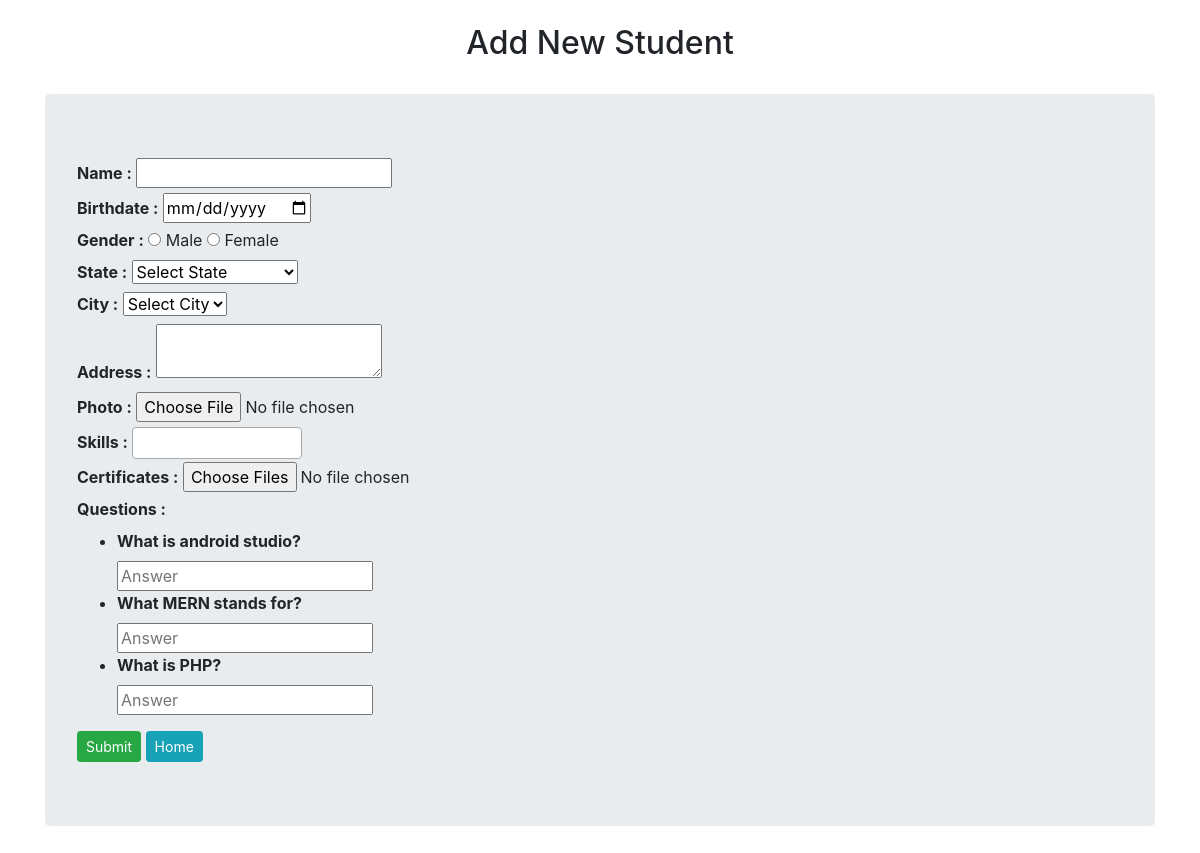
Before: /create_form.php with the older database file.
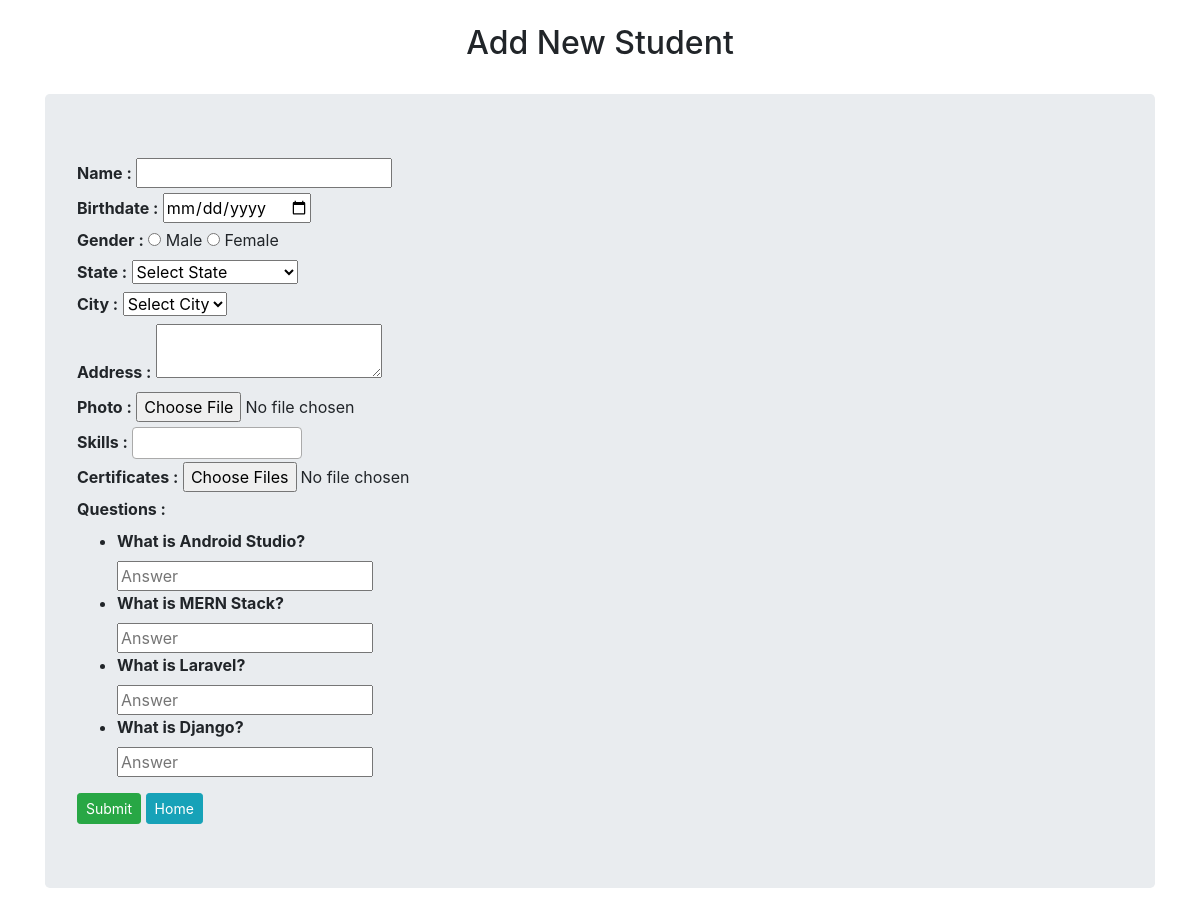
After: the same page with the newer database file.
### tables this page shows
CREATE TABLE `questionset` (
  `question_id` int(11) NOT NULL,
  `question` text NOT NULL,
  `question_status` int(11) DEFAULT NULL,
  `skill_id` int(11) NOT NULL
);

### create_form.php (the view, shortened to what this page needs)
<!DOCTYPE html>
<html lang="en">
<head>
    <link rel="stylesheet" href="https://cdn.jsdelivr.net/npm/bootstrap@4.6.2/dist/css/bootstrap.min.css">
    <link href="https://cdn.jsdelivr.net/npm/select2@4.1.0-rc.0/dist/css/select2.min.css" rel="stylesheet" />
</head>
<body>
    <div>
        <h2 class="p-4 text-center">Add New Student</h2>
        <div class="container">
            <div class="jumbotron">
                <form method="post" action="PHP/create.php">
                    <label for="name"><b>Name :</b> </label>
                    <input type="text" name="name" autofocus required>
                    <br>
                    <label for="dob"><b>Birthdate :</b> </label>
                    <input type="date" name="dob" required>
                    <br>
                    <label for="gender"><b>Gender :</b> </label>
                    <input type="radio" name="gender" value="M" required> Male
                    <input type="radio" name="gender" value="F" required> Female
                    <br>
                    <label for="dob"><b>State :</b> </label>
                    <select id="state" name="state" onchange="selectCity()">
                        <option value="select">Select State</option>
                    </select>
                    <br>
                    <label for="city"><b>City :</b> </label>
                    <select id="city" name="city">
                        <option value="select">Select City</option>
                    </select>
                    <br>
                    <label for="address"><b>Address :</b> </label>
                    <textarea name="address" required></textarea>
                    <br>
                    <label for="photo"><b>Photo :</b> </label>
                    <input type="file" name="photo" accept="image/*" required>
                    <br>
                    <label><b>Skills :</b> </label>
                    <br>
                    <label for="certificates"><b>Certificates :</b> </label>
                    <input type="file" name="certificates[]" multiple required>
                    <br>
                    <div>
                        <label for="question"><b>Questions :</b> </label>
                        <ul>
                            <?php
                                    require "PHP/connection.php";
                                    $sql = "SELECT question FROM questionset WHERE question_status = '0'";
                                    $result = $conn->query($sql);
                                    if ($result->num_rows > 0) {
                                        while ($row = $result->fetch_assoc()) {
                                            echo '<li>';
                                            echo '<label for="question"><b>' .  $row['question'] . '</b> </label><br>';
                                            echo '<input type="text" name="answer[]" placeholder="Answer" required>';
                                            echo '</li>';
                                        }
                                    } else {
                                        echo "No records found!";
                                    }
                                    ?>
                        </ul>
                    </div>
                    <div>
                        <input type="submit" class="btn btn-success btn-sm" name="submit" value="Submit">
                        <a type="button" class="btn btn-info btn-sm" href="index.php">Home</a>
                    </div>
                </form>
            </div>
        </div>
    </div>
</body>
</html>

Changed rows visible on the page:
removed questionset: question "What is android studio?"
removed questionset: question "What MERN stands for?"
removed questionset: question "What is PHP?"
added questionset: question "What is Android Studio?"
added questionset: question "What is MERN Stack?"
added questionset: question "What is Laravel?"
added questionset: question "What is Django?"
